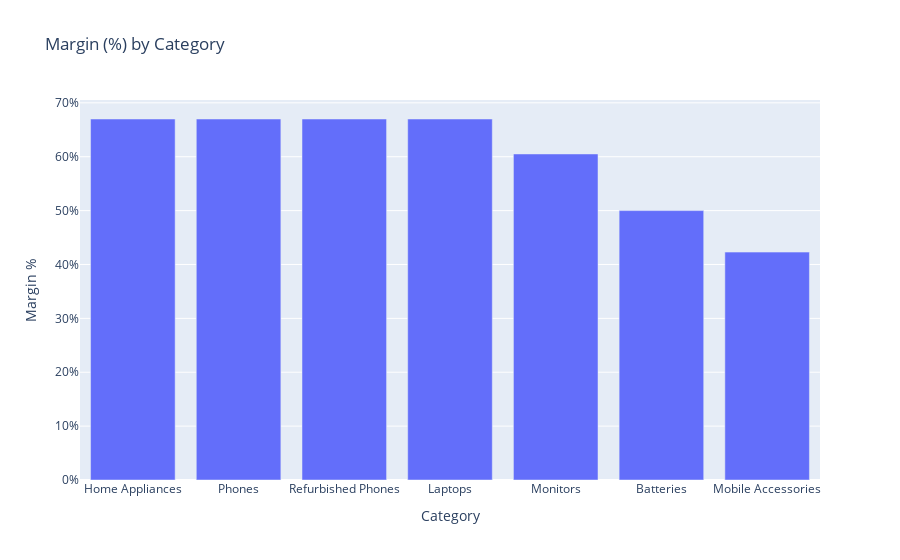

Write notebook code for a chart like this one.
### Code cell
cat_profit = (
    df_to_plot.groupby("Categories", as_index=False)
      .agg(
          turnover=("Τurnover ($)", "sum"),
          margin=("Μargin ($)", "sum")))

cat_profit["margin_pct"] = cat_profit["margin"] / cat_profit["turnover"]
cat_profit = cat_profit.sort_values("margin_pct", ascending=False)

fig = px.bar(
    cat_profit,
    x="Categories",
    y="margin_pct",
    title="Margin (%) by Category",
    labels={"margin_pct": "Margin %", "Categories": "Category"})
fig.update_yaxes(tickformat=".0%")

fig.show()

### Figure 1 — Plotly figure (JSON) as saved in the notebook; plotly's stock layout.template omitted (floating-point values rounded to 4 significant figures)
{"data": [{"hovertemplate": "Category=%{x}<br>Margin %=%{y}<extra></extra>", "legendgroup": "", "marker": {"color": "#636efa", "pattern": {"shape": ""}}, "name": "", "orientation": "v", "showlegend": false, "textposition": "auto", "type": "bar", "x": ["Home Appliances", "Phones", "Refurbished Phones", "Laptops", "Monitors", "Batteries", "Mobile Accessories"], "xaxis": "x", "y": [0.67, 0.67, 0.67, 0.67, 0.6051, 0.5, 0.423], "yaxis": "y"}], "layout": {"barmode": "relative", "legend": {"tracegroupgap": 0}, "title": {"text": "Margin (%) by Category"}, "xaxis": {"anchor": "y", "domain": [0, 1], "title": {"text": "Category"}}, "yaxis": {"anchor": "x", "domain": [0, 1], "tickformat": ".0%", "title": {"text": "Margin %"}}}}
